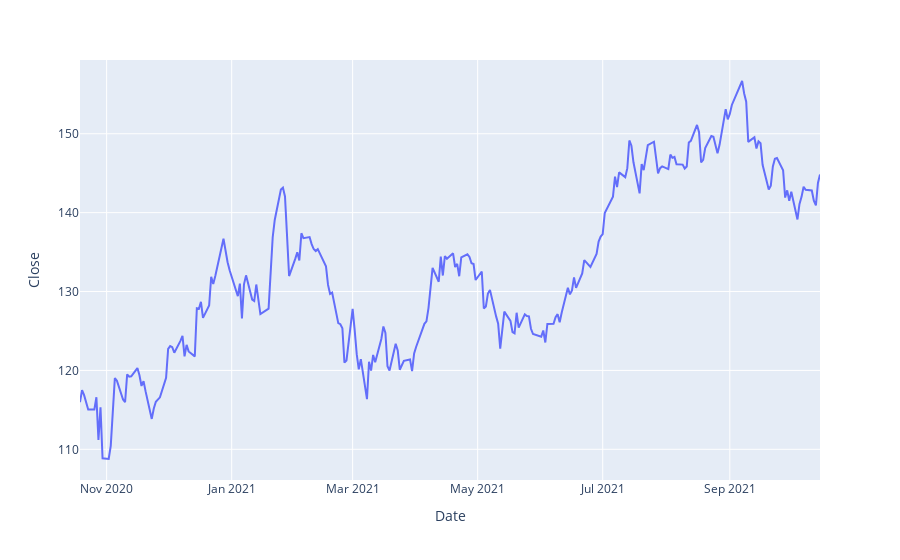

The notebook cell this image was saved under:
### Code cell
# Plotting Data using Plotly
px.line(df_aapl, x="Date", y="Close", labels={"x": "Date", "y": "Price"})

### Figure 1 — Plotly figure (JSON) as saved in the notebook; plotly's stock layout.template omitted (floating-point values rounded to 4 significant figures; data arrays with more than 128 entries replaced by an {"elided": "..."} marker saying what was removed)
{"data": [{"hovertemplate": "Date=%{x}<br>Close=%{y}<extra></extra>", "legendgroup": "", "line": {"color": "#636efa", "dash": "solid"}, "marker": {"symbol": "circle"}, "mode": "lines", "name": "", "orientation": "v", "showlegend": false, "type": "scatter", "x": {"elided": "251 str values"}, "xaxis": "x", "y": {"elided": "251 float values"}, "yaxis": "y"}], "layout": {"legend": {"tracegroupgap": 0}, "margin": {"t": 60}, "xaxis": {"anchor": "y", "domain": [0, 1], "title": {"text": "Date"}}, "yaxis": {"anchor": "x", "domain": [0, 1], "title": {"text": "Close"}}}}
